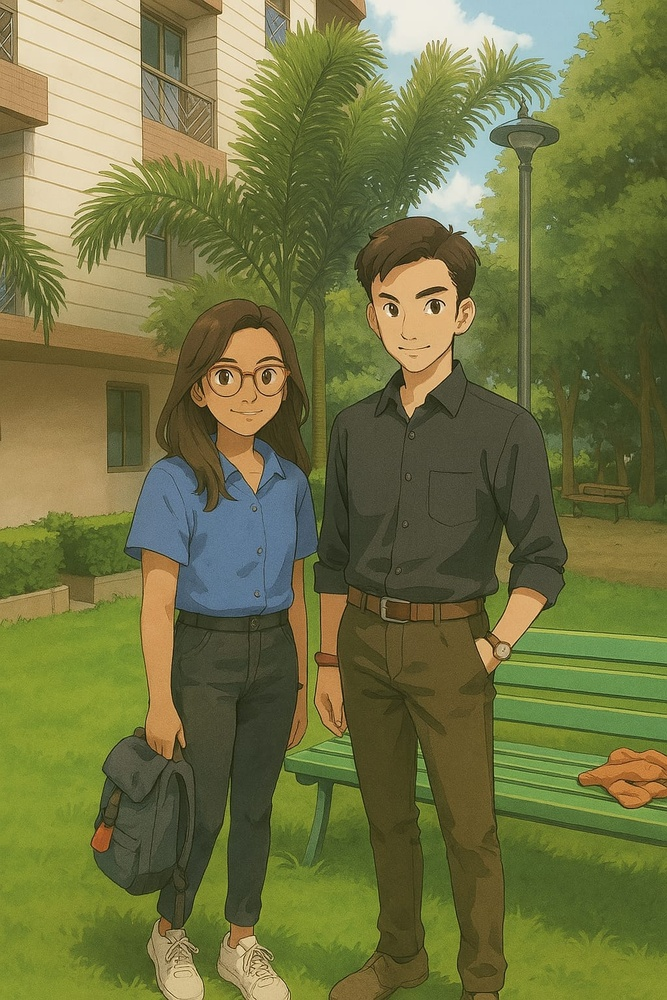
#> input picture OPENCV/opencv master data-haarcascades/sample/pic1.jpg, 667 x 1000 px, shrunk from 1024 x 1536 before the run, found by its file name
$ python 'Face & eye detection.py'
#> lines starting #> are read from the running program, lines starting #| are printed output that depends on the picture; after the words box and inside, x2 and y2 are one past the last pixel; in counts of white or black regions, pixels touching at a corner belong together

import numpy as np
import cv2

# Load the face and eye Haar cascade classifiers
# Load the face and eye Haar cascade classifiers
face_classifier = cv2.CascadeClassifier(r"C:\Users\shali\Desktop\DS_Road_Map\13. Computer Vission\OPENCV\opencv master data-haarcascades\Haarcascades\haarcascade_frontalface_default.xml")
eye_classifier = cv2.CascadeClassifier(r"C:\Users\shali\Desktop\DS_Road_Map\13. Computer Vission\OPENCV\opencv master data-haarcascades\Haarcascades\haarcascade_eye.xml")
print("Face Cascade Loaded:", face_classifier.empty())
print("Eye Cascade Loaded:", eye_classifier.empty())

# Load the images
img = cv2.imread(r"C:\Users\shali\Desktop\DS_Road_Map\13. Computer Vission\OPENCV\opencv master data-haarcascades\sample\pic1.jpg")
#> img is the input picture: shape (1000, 667, 3); mean B, G, R 67.2, 116.7, 114.2

if img is None:
    print("Error: Image not found or cannot be loaded!")
    exit()  # Exit if image is not loaded

# Convert image to grayscale for face detection
gray = cv2.cvtColor(img, cv2.COLOR_BGR2GRAY)
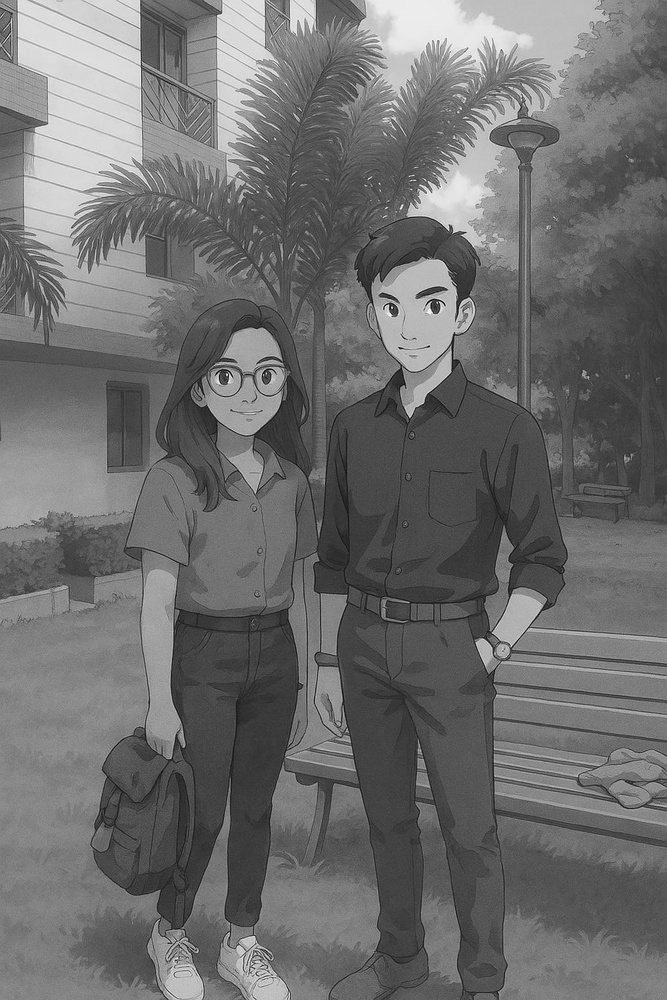
#> gray: shape (1000, 667); min 4, max 251, mean 110.3

# Detect faces in the image
faces = face_classifier.detectMultiScale(gray, 1.3, 5)
#> faces = [[203, 332, 96, 96]]

# Check if faces are detected
if len(faces) == 0:
    print("No Face Found")

# Draw rectangles around detected faces and detect eyes within each face
for (x, y, w, h) in faces:
    # Draw a rectangle around the face
    cv2.rectangle(img, (x, y), (x + w, y + h), (127, 0, 255), 2)

    # Region of interest (ROI) for face
    roi_gray = gray[y:y + h, x:x + w]
    roi_color = img[y:y + h, x:x + w]

    # Detect eyes within the face region
    eyes = eye_classifier.detectMultiScale(roi_gray)

    for (ex, ey, ew, eh) in eyes:
        # Draw rectangle around each detected eye
        cv2.rectangle(roi_color, (ex, ey), (ex + ew, ey + eh), (255, 255, 0), 2)
#> this loop made 1 pass
#> (x, y, w, h, eyes) on pass 1: (203, 332, 96, 96, [[5, 30, 28, 28]])
#> pass 1, `roi_gray = gray[y:y + h, x:x + w]`:
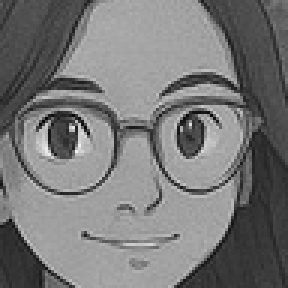
#> roi_gray: shape (96, 96) (shown 3 times larger); min 6, max 241, mean 119.8
#> pass 1, `roi_color = img[y:y + h, x:x + w]`:
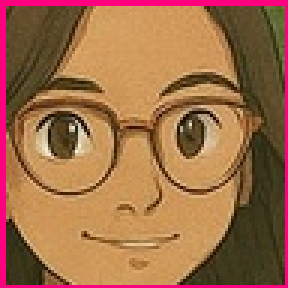
#> roi_color: shape (96, 96, 3) (shown 3 times larger); mean B, G, R 72.3, 108.8, 159.4
#> after the loop:
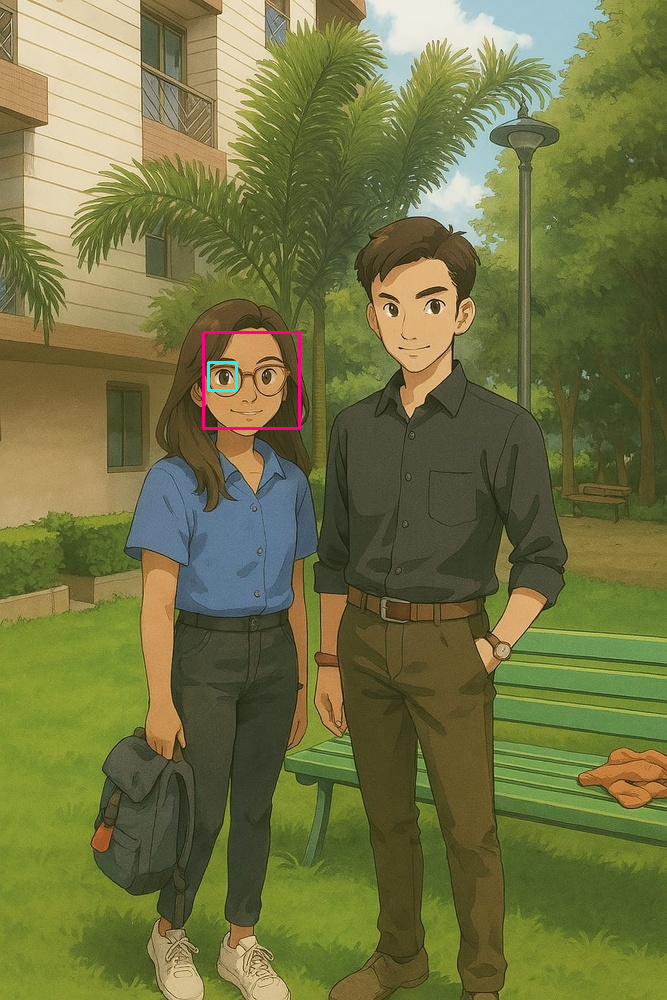
#> img: shape (1000, 667, 3); 0.22% of pixels changed, all inside (x1, y1, x2, y2) = (202, 331, 301, 430)
#> after the loop:
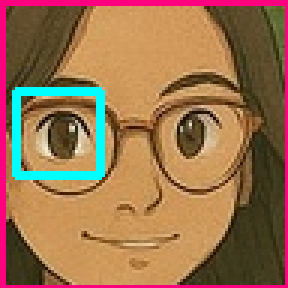
#> roi_color: shape (96, 96, 3) (shown 3 times larger); 3.6% of pixels changed, all inside (x1, y1, x2, y2) = (4, 29, 35, 60)

# Display the output image with rectangles around faces and eyes
cv2.imshow('img', img)

# Wait for a key press before closing the window
cv2.waitKey(0)

# Destroy all OpenCV windows
cv2.destroyAllWindows()

$ run again, with OPENCV/opencv master data-haarcascades/sample/pic2.jpg copied over OPENCV/opencv master data-haarcascades/sample/pic1.jpg
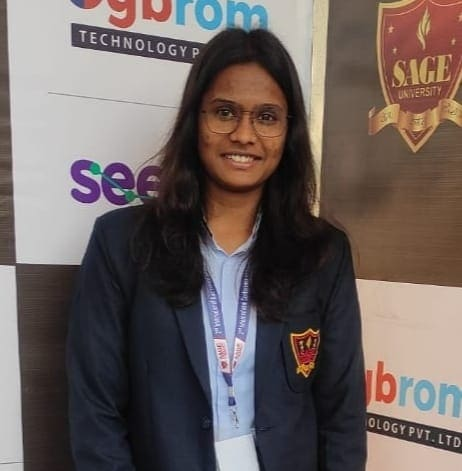
#> input picture OPENCV/opencv master data-haarcascades/sample/pic2.jpg, 462 x 471 px, found by its file name
#> img is the input picture: shape (471, 462, 3); mean B, G, R 93.6, 96.3, 107.8
#> `gray = cv2.cvtColor(img, cv2.COLOR_BGR2GRAY)`:
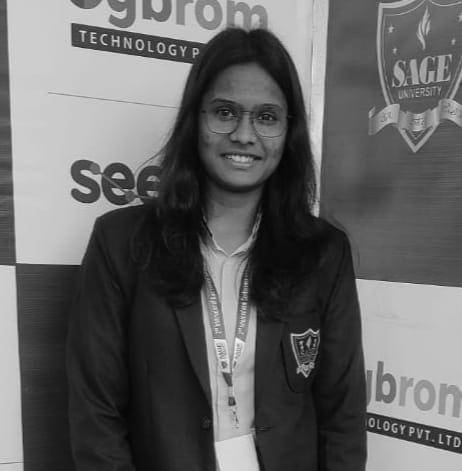
#> gray: shape (471, 462); min 1, max 248, mean 99.5
#> faces = [[189, 72, 110, 110]]
#> the loop `for (x, y, w, h) in faces:` made 1 pass
#> (x, y, w, h, eyes) on pass 1: (189, 72, 110, 110, [[20, 24, 31, 31], [62, 32, 27, 27]])
#> after the loop `for (x, y, w, h) in faces:`:
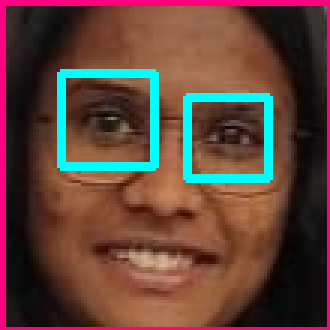
#> roi_color: shape (110, 110, 3) (shown 3 times larger); mean B, G, R 59.2, 67.2, 98
